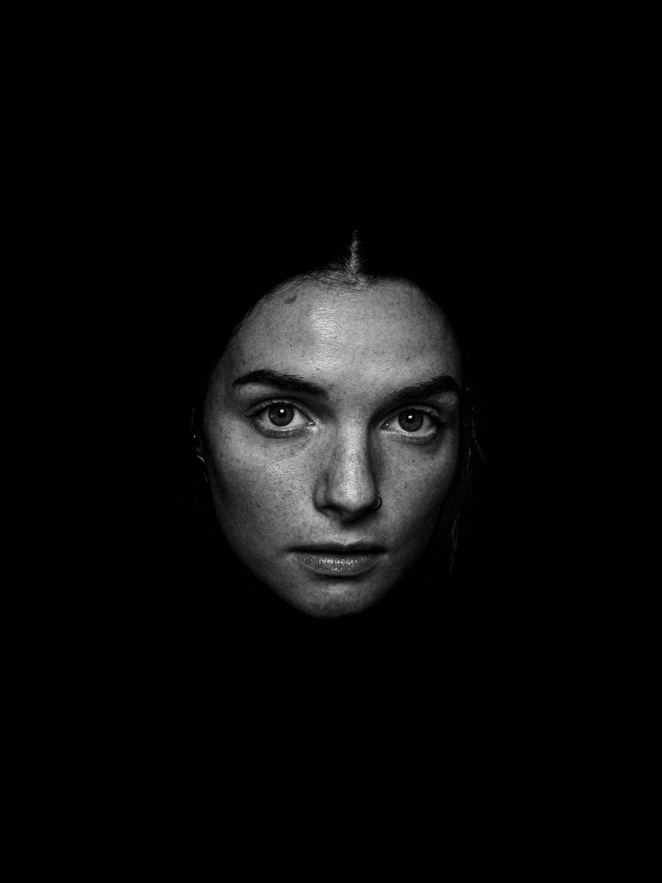
#> input picture SOLUTIONS/input6.jpg, 662 x 883 px, shrunk from 1024 x 1365 before the run
$ jupyter execute --allow-errors asg5.ipynb
#> lines starting #> are read from the running program, lines starting #| are printed output that depends on the picture
[cell 1]
#q1
import cv2
import matplotlib.pyplot as plt

# Load image (grayscale)
img = cv2.imread('input5.jpg', cv2.IMREAD_GRAYSCALE)

# Apply Histogram Equalization
equalized = cv2.equalizeHist(img)

# Show results
plt.figure(figsize=(10,5))

plt.subplot(1,2,1)
plt.title("Original Image")
#> (the rest of this cell did not finish here and is left out)

[cell 2]
#q2
import cv2
import numpy as np
from matplotlib import pyplot as plt

def histogram_matching(source, reference):
    src_hist, bins = np.histogram(source.flatten(), 256, [0,256])
    ref_hist, bins = np.histogram(reference.flatten(), 256, [0,256])

    # CDF
    src_cdf = src_hist.cumsum()
    ref_cdf = ref_hist.cumsum()

    # Normalize
    src_cdf = src_cdf / src_cdf.max()
    ref_cdf = ref_cdf / ref_cdf.max()

    # Mapping
    mapping = np.zeros(256)
    for i in range(256):
        diff = np.abs(ref_cdf - src_cdf[i])
        mapping[i] = np.argmin(diff)

    matched = np.interp(source.flatten(), range(256), mapping)
    return matched.reshape(source.shape).astype(np.uint8)

# Load images
src = cv2.imread('input6.jpg', 0)
#> src is the input picture: shape (883, 662); min 0, max 243, mean 11.4
ref = cv2.imread('reference.jpg', 0)

# Apply matching
#> (the rest of this cell did not finish here and is left out)

#> in histogram_matching, `src_hist, bins = np.histogram(source.flatten(), 256, [0,256])`: src_hist = 256 values, max 503820 at index 1, min 0 at index 228, mean 2283.4; bins = 257 values from 0 to 256

# Display
plt.figure(figsize=(12,4))

plt.subplot(1,3,1)
plt.title("Input")
plt.imshow(src, cmap='gray')

plt.subplot(1,3,2)
plt.title("Reference")
plt.imshow(ref, cmap='gray')

plt.subplot(1,3,3)
plt.title("Matched Output")
plt.imshow(matched, cmap='gray')

plt.show()

[cell 3]
import cv2
import numpy as np
import matplotlib.pyplot as plt
import os

# -------------------------------
# Load Images (USE FULL PATH)
# -------------------------------
src_path = r'input6.jpg'        # change if needed
ref_path = r'reference1.jpg'     # change if needed

src = cv2.imread(src_path, 0)
ref = cv2.imread(ref_path, 0)
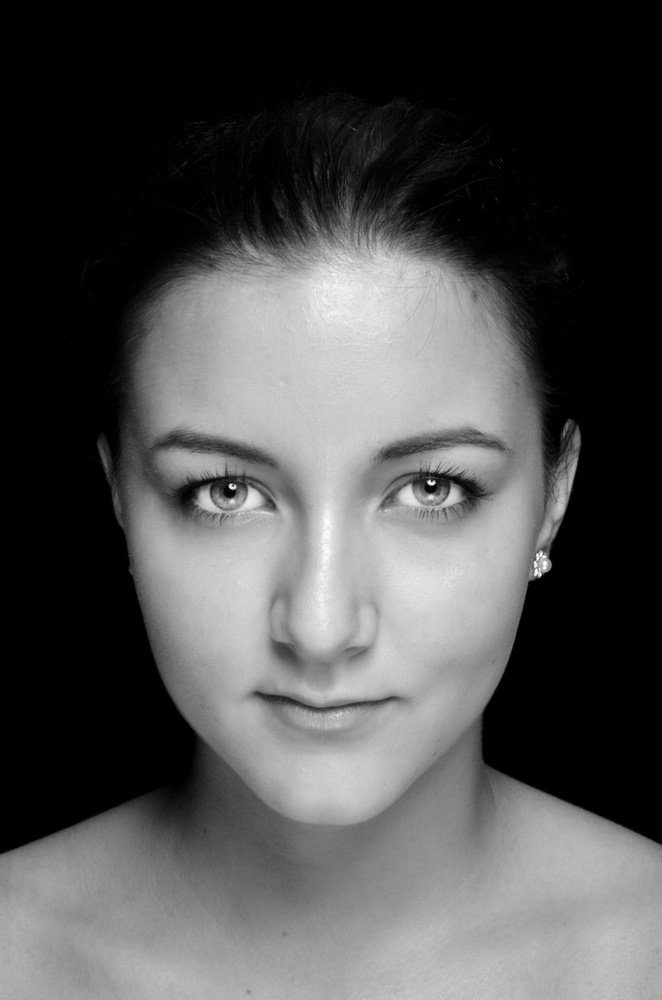
#> input picture SOLUTIONS/reference1.jpg, 662 x 1000 px, shrunk from 1024 x 1546 before the run
#> ref is the input picture: shape (1000, 662); min 0, max 255, mean 80.1

# -------------------------------
# Error Handling (IMPORTANT)
# -------------------------------
if src is None:
    raise ValueError(f"Input image not found at: {src_path}")

if ref is None:
    raise ValueError(f"Reference image not found at: {ref_path}")

# -------------------------------
# 1. HISTOGRAM EQUALIZATION
# -------------------------------
equalized = cv2.equalizeHist(src)
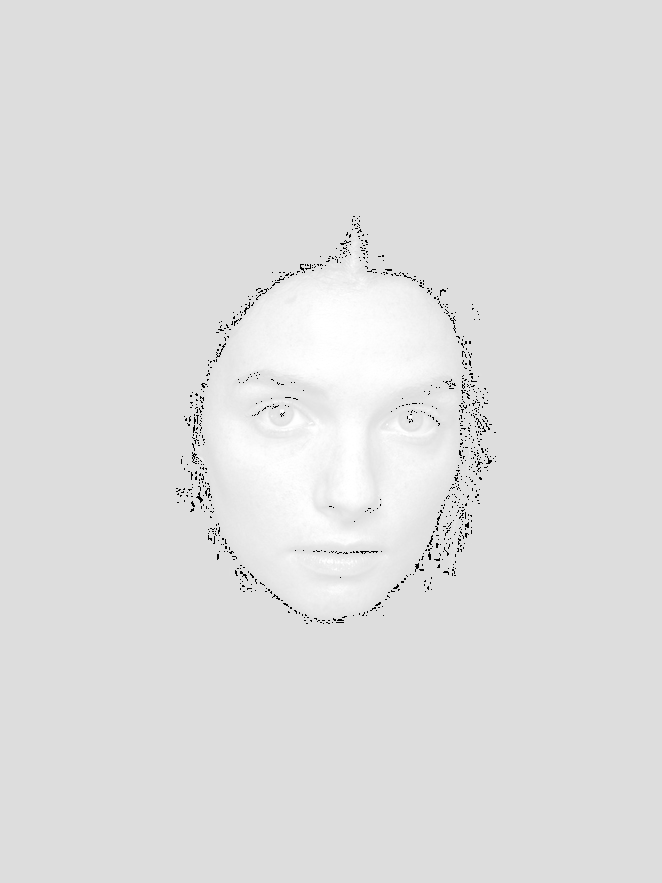
#> equalized: shape (883, 662); min 0, max 255, mean 222.3

# -------------------------------
# 2. HISTOGRAM MATCHING FUNCTION
# -------------------------------
def histogram_matching(source, reference):

    # Compute histograms
    src_hist, _ = np.histogram(source.flatten(), 256, [0,256])
    ref_hist, _ = np.histogram(reference.flatten(), 256, [0,256])
#> ref_hist = 256 values, max 265994 at index 0, min 7 at index 251, mean 2585.9

    # Compute CDF
    src_cdf = src_hist.cumsum()
#> src_cdf = 256 values from 2687 to 584546
    ref_cdf = ref_hist.cumsum()
#> ref_cdf = 256 values from 265994 to 662000

    # Normalize
    src_cdf = src_cdf / src_cdf.max()
#> src_cdf = 256 values from 0.0046 to 1
    ref_cdf = ref_cdf / ref_cdf.max()
#> ref_cdf = 256 values from 0.402 to 1

    # Create mapping
    mapping = np.zeros(256, dtype=np.uint8)

    for i in range(256):
        diff = np.abs(ref_cdf - src_cdf[i])
        mapping[i] = np.argmin(diff)
#> after the loop, mapping = 256 values from 0 to 255

    # Apply mapping
    matched = mapping[source]
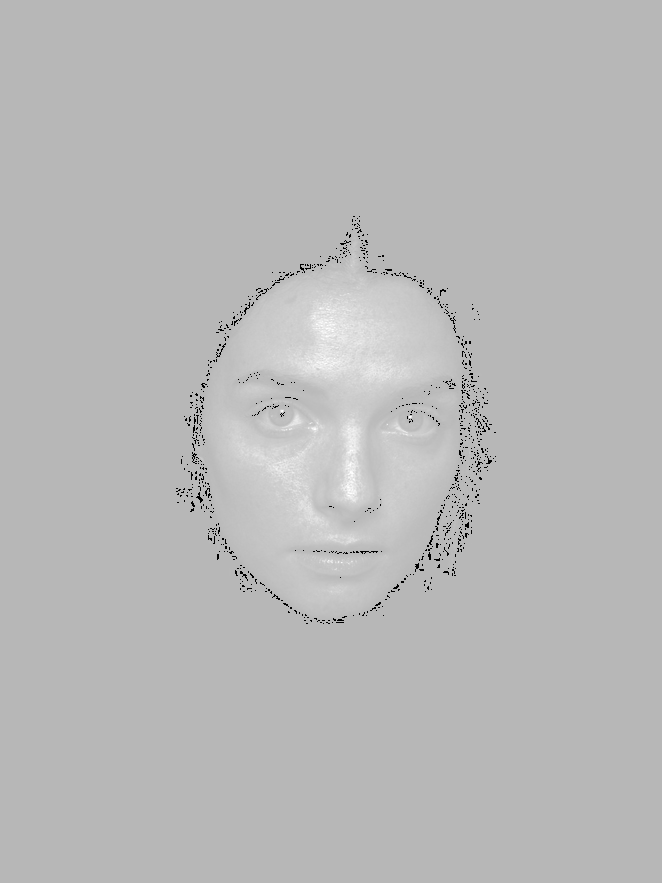
#> matched: shape (883, 662); min 0, max 255, mean 184.3

    return matched

# -------------------------------
# Apply Histogram Matching
# -------------------------------
matched = histogram_matching(src, ref)

# -------------------------------
# Display Results
# -------------------------------
plt.figure(figsize=(12,6))

plt.subplot(2,2,1)
plt.title("Original Image")
plt.imshow(src, cmap='gray')
plt.axis('off')

plt.subplot(2,2,2)
plt.title("Equalized Image")
plt.imshow(equalized, cmap='gray')
plt.axis('off')

plt.subplot(2,2,3)
plt.title("Reference Image")
plt.imshow(ref, cmap='gray')
plt.axis('off')

plt.subplot(2,2,4)
plt.title("Histogram Matched Image")
plt.imshow(matched, cmap='gray')
plt.axis('off')

plt.tight_layout()
plt.show()
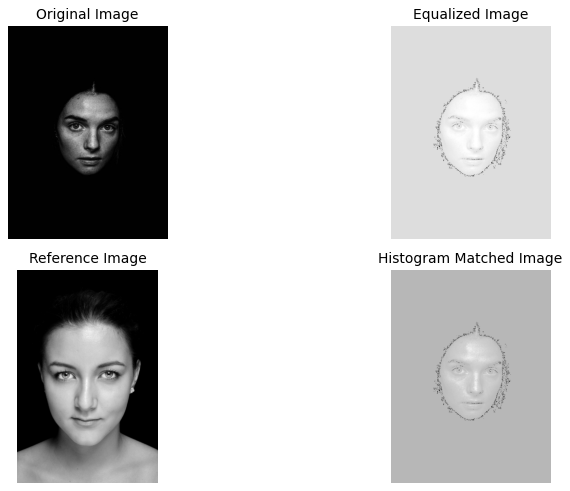
#> figure drawn by matplotlib, 4 panels
